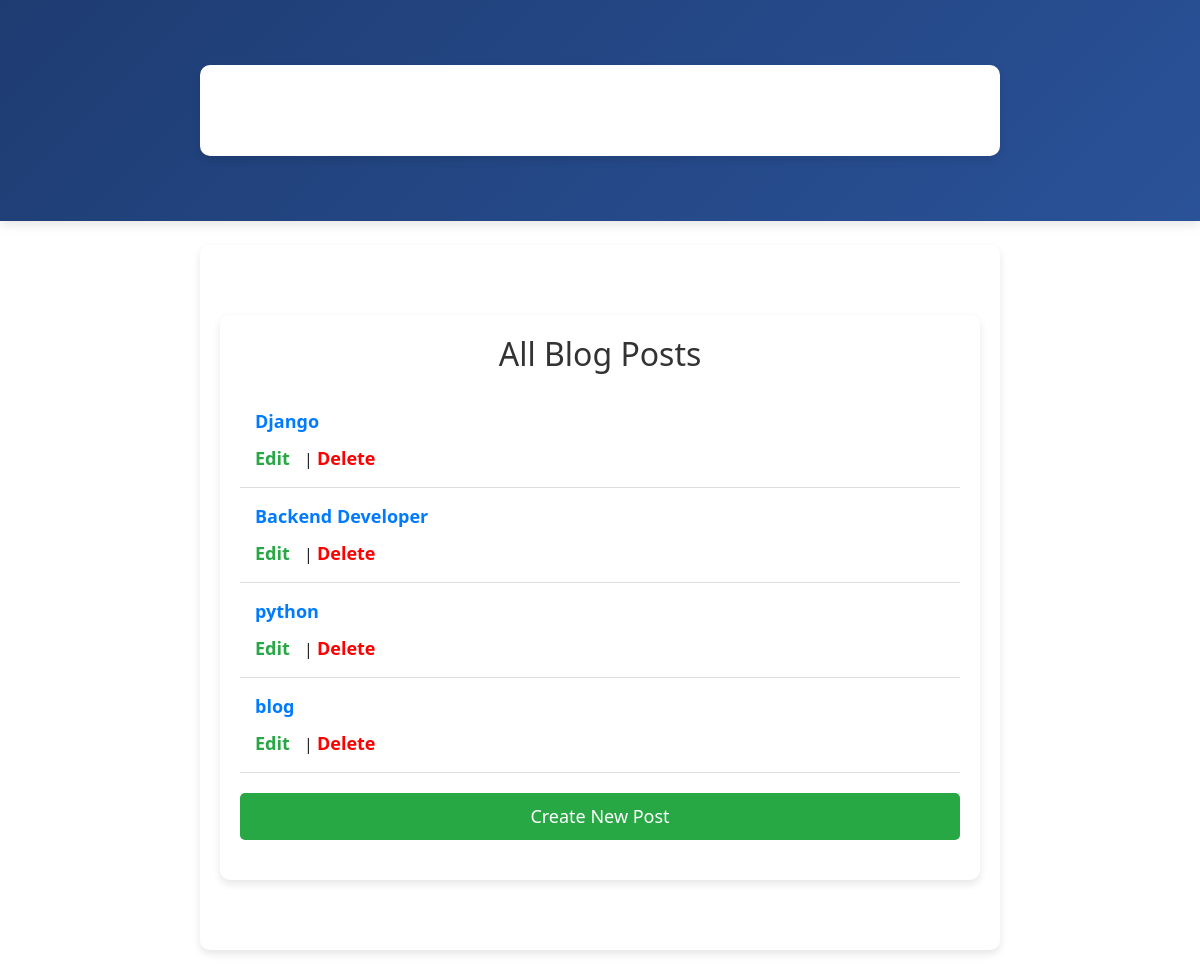
Screenshot of /blog/ with the database file from the repository.
### home/models.py (models this page shows, shortened)
class BlogPost(models.Model):
    title = models.CharField(max_length=255)
    content = models.TextField()
    author = models.ForeignKey(User, on_delete=models.CASCADE)
    category = models.CharField(max_length=100, default='General')
    image = models.ImageField(upload_to='blog_images', null=True, blank=True)  # ✅ Added image field
    created_at = models.DateTimeField(auto_now_add=True)
    updated_at = models.DateTimeField(auto_now=True)

### home/views.py (the view)
# urls.py: 2. Add a URL to urlpatterns:  path('blog/', include('blog.urls'))
def blog(request):
    posts = BlogPost.objects.all()
    return render(request, 'list.html', {'posts': posts})

### templates/list.html (shortened to what this page needs)
{% extends 'base.html' %}
{% block content %}
<div class="container">
    <h2>All Blog Posts</h2>
    {% for post in posts %}
        <div class="post">
            <a href="{% url 'blog_detail' post.pk %}">{{ post.title }}</a>
            <div class="actions">
                <a href="{% url 'blog_update' post.pk %}">Edit</a> |
                <a href="{% url 'blog_delete' post.pk %}" class="delete">Delete</a>
            </div>
        </div>
    {% empty %}
        <p>No blog posts available.</p>
    {% endfor %}
    <a href="{% url 'blog_create' %}" class="create-btn">Create New Post</a>
</div>
{% endblock %}

### templates/list.html (style rules this page uses)
.container { max-width: 800px; margin: 50px auto; padding: 20px; background: #fff; box-shadow: 0px 4px 8px rgba(0, 0, 0, 0.1); border-radius: 10px; }
h2 { text-align: center; color: #333; margin-bottom: 20px; }
.post { padding: 15px; border-bottom: 1px solid #ddd; }
.post a { text-decoration: none; font-size: 18px; color: #007bff; font-weight: bold; }
.actions { margin-top: 10px; }
.actions a { margin-right: 10px; color: #28a745; text-decoration: none; font-weight: bold; }
.actions a.delete { color: red; }
.create-btn { display: block; text-align: center; margin: 20px auto; padding: 10px; background: #28a745; color: white; text-decoration: none; border-radius: 5px; font-size: 18px; }

### rows the page displays
BlogPost: title "Django"
BlogPost: title "Backend Developer"
BlogPost: title "python"
BlogPost: title "blog"
